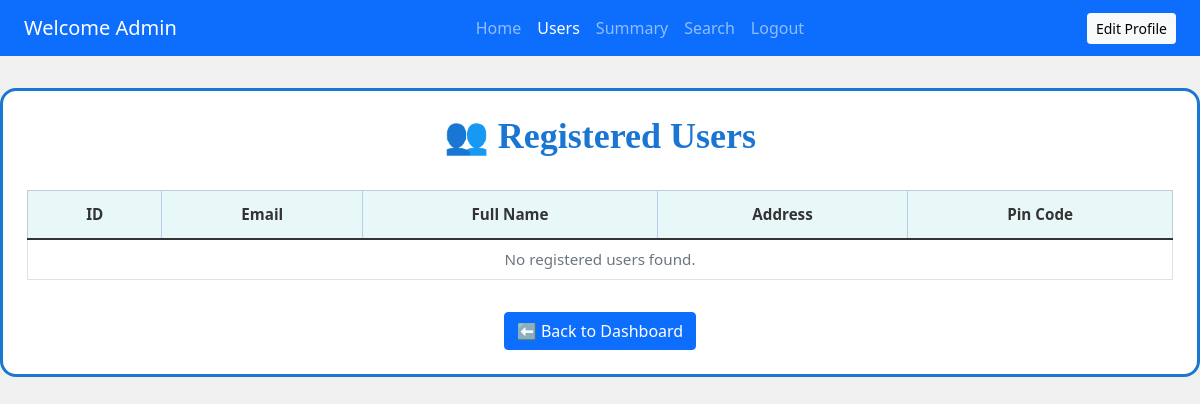
The app's page /view_users, older data.
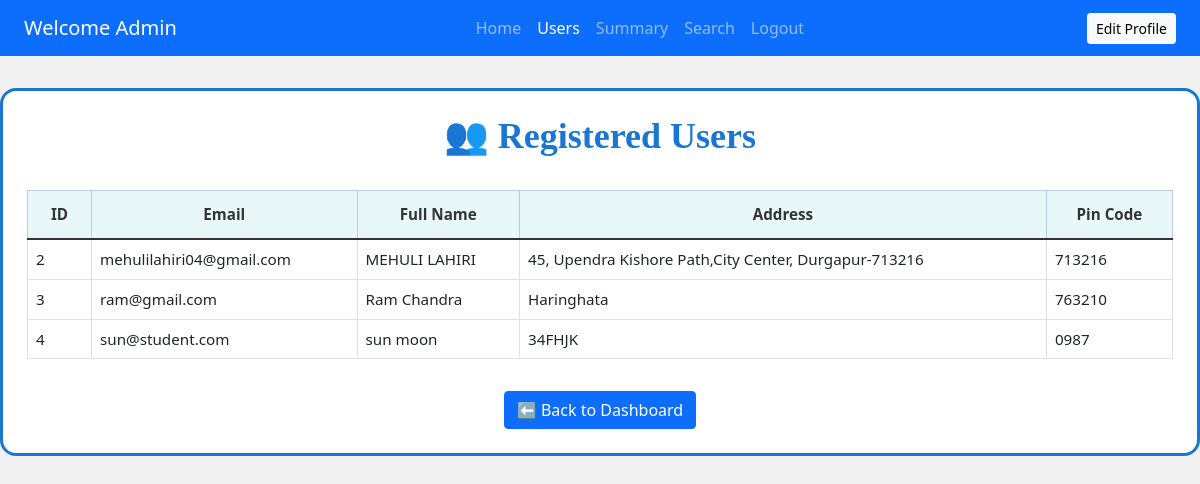
The same page, newer data.
### backend/models.py (models this page shows, shortened)
class User_Info(db.Model):
    __tablename__ = "user_info"
    id = db.Column(db.Integer, primary_key=True)
    full_name = db.Column(db.String(100))
    user_name = db.Column(db.String(100), unique=True)
    email = db.Column(db.String(120), unique=True)
    pwd = db.Column(db.String(100))
    phone = db.Column(db.String(20))
    address = db.Column(db.String(200))
    pincode = db.Column(db.String(10))
    role = db.Column(db.Integer, default=1)
    reservations = db.relationship('Reservation', backref='user', lazy=True)

### backend/controllers.py (the view)
    @app.route("/view_users")
    def view_users():
        users = User_Info.query.filter_by(role=1).all()
        return render_template("admin_view_users.html", users=users)

### templates/admin_view_users.html (shortened to what this page needs)
<!DOCTYPE html>
<html lang="en">
<head>
  <link rel="stylesheet" href="{{ url_for('static', filename='css/style.css') }}">
  <link href="https://cdn.jsdelivr.net/npm/bootstrap@5.0.2/dist/css/bootstrap.min.css" rel="stylesheet">
  <link href="https://cdn.jsdelivr.net/npm/bootstrap-icons@1.11.3/font/bootstrap-icons.css" rel="stylesheet">
</head>
<body class="admin-dashboard-page">
<nav class="navbar navbar-expand-lg navbar-dark bg-primary px-4">
  <a class="navbar-brand" href="#">Welcome Admin</a>
  <div class="collapse navbar-collapse justify-content-center" id="navbarNav">
    <ul class="navbar-nav">
      <li class="nav-item"><a class="nav-link" href="{{ url_for('admin_dashboard') }}">Home</a></li>
      <li class="nav-item"><a class="nav-link active" href="{{ url_for('view_users') }}">Users</a></li>
      <li class="nav-item"><a class="nav-link" href="{{ url_for('admin_summary') }}">Summary</a></li>
      <li class="nav-item"><a class="nav-link" href="{{ url_for('admin_search') }}">Search</a></li>
      <a href="{{ url_for('logout') }}" class="nav-link">Logout</a>
    </ul>
  </div>
  <div class="d-flex">
    <a href="{{ url_for('edit_profile') }}" class="btn btn-light btn-sm">Edit Profile</a>
  </div>
</nav>
<div id="panel" class="p-4">
  <h2 class="admin-dashboard-title">👥 Registered Users</h2>
  <div class="table-responsive">
    <table class="table table-hover table-bordered">
      <thead class="table-primary text-center">
        <tr>
          <th>ID</th>
          <th>Email</th>
          <th>Full Name</th>
          <th>Address</th>
          <th>Pin Code</th>
        </tr>
      </thead>
      <tbody>
        {% for user in users %}
        <tr>
          <td>{{ user.id }}</td>
          <td>{{ user.email }}</td>
          <td>{{ user.full_name }}</td>
          <td>{{ user.address }}</td>
          <td>{{ user.pincode }}</td>
        </tr>
        {% else %}
        <tr>
          <td colspan="5" class="text-center text-muted">No registered users found.</td>
        </tr>
        {% endfor %}
      </tbody>
    </table>
  </div>
  <div class="text-center mt-3">
    <a href="{{ url_for('admin_dashboard') }}" class="btn btn-primary">⬅️ Back to Dashboard</a>
  </div>
</div>
</body>
</html>

### static/css/style.css (style rules this page uses)
* { margin: 0; padding: 0; box-sizing: border-box; }
.table-responsive { overflow-x:auto; }
.admin-dashboard-page { background: #f0f0f0; }
.admin-dashboard-page #panel { background: #fff; padding: 2rem; max-width: 1400px; margin: 2rem auto; border: 3px solid #1976d2; border-radius: 1rem; }
.admin-dashboard-page .admin-dashboard-title { font-size: 2.25rem; font-weight: 700; color: #1976d2; text-align: center; margin-bottom: 2rem; font-family: 'Brush Script MT', cursive; }
body { background: #f5f7fa; font-family: 'Poppins', sans-serif; margin: 0; padding: 0; }
.table { font-size: 0.95rem; }
.table thead th { background-color: #f8f9fb; border-bottom: none; font-weight: 600; padding: 0.75rem 1rem; }
.table tbody td { vertical-align: middle; }
.btn-sm { font-size: 0.75rem; padding: 0.4rem 0.7rem; border-radius: 0.4rem; }
.table thead th { background-color: #e8f7f7; color: #333; border-bottom: 2px solid #d0e8e8; font-weight: 600; }
body { background: linear-gradient(135deg, #f8f9fa, #e9ecef); }

Row changes from the older to the newer data that the page shows:
added User_Info: id "2", email "mehulilahiri04@gmail.com", full_name "MEHULI LAHIRI", address "45, Upendra Kishore Path,City Center, Durgapur-713216", pincode "713216"
added User_Info: id "3", email "ram@gmail.com", full_name "Ram Chandra", address "Haringhata", pincode "763210"
added User_Info: id "4", email "sun@student.com", full_name "sun moon", address "34FHJK", pincode "0987"
Text that changed along with them:
text no longer shown: "No registered users found."
